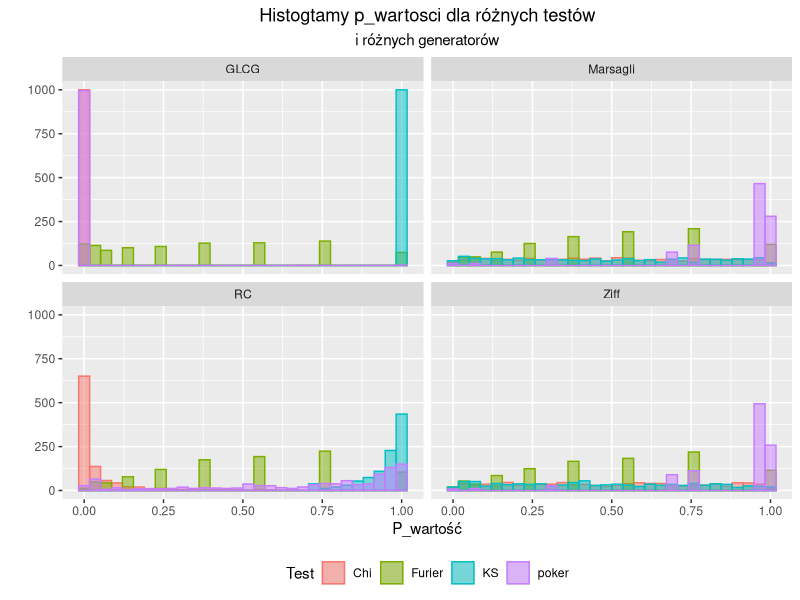
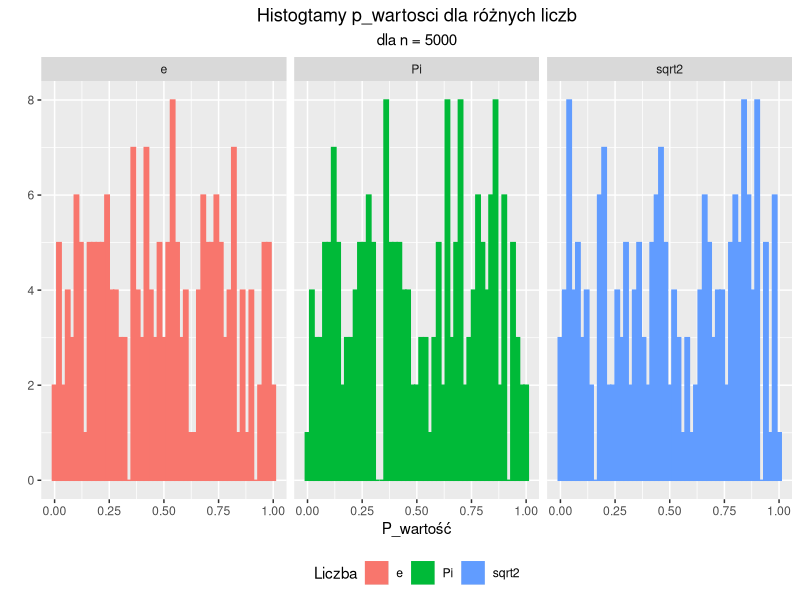

These charts were generated, in order, by the following R code:
setwd("C:/Users/jaako/Desktop/studia/Monte Carlo/MC_sim_proj1")
library(ggplot2)

second_level_p_value<-function(p_val){
  n<-length(p_val)
  parts<-seq(0,1,0.1)
  R<-replicate(10,0.1*n)
  ilosc_w_przedzialach<-sapply(1:10, function(i){
    sum(p_val>=parts[i]&p_val<parts[i+1])
  })
  1-pchisq(sum((ilosc_w_przedzialach-R)^2/R),9)
}


dane<-read.csv('wyniki_zad1.csv',header = T)

dane$P.value<-as.numeric(dane$P.value)
dane$n<-as.numeric(dane$n)


ggplot(dane,aes(x = P.value,fill = Test,col = Test))+
  geom_histogram(position = "identity",alpha = 0.5)+facet_wrap(~Generator)+
  theme(legend.position = "bottom",plot.title = element_text(hjust = 0.5),
        plot.subtitle = element_text(hjust = 0.5))+ 
  labs(title = "Histogtamy p_wartosci dla różnych testów",
       subtitle = "i różnych generatorów",
       x="P_wartość",y="")


p_values_second<-data.frame(matrix(ncol = 4, nrow = 4))

p_values_second[1,1]<-second_level_p_value(subset(dane,dane$Test=="KS"&
                                                    dane$Generator=="GLCG")$P.value)
p_values_second[2,1]<-second_level_p_value(subset(dane,dane$Test=="Chi"&
                                                    dane$Generator=="GLCG")$P.value)
p_values_second[3,1]<-second_level_p_value(subset(dane,dane$Test=="poker"&
                                                    dane$Generator=="GLCG")$P.value)
p_values_second[4,1]<-second_level_p_value(subset(dane,dane$Test=="Furier"&
                                                    dane$Generator=="GLCG")$P.value)

p_values_second[1,2]<-second_level_p_value(subset(dane,dane$Test=="KS"&
                                                    dane$Generator=="RC")$P.value)
p_values_second[2,2]<-second_level_p_value(subset(dane,dane$Test=="Chi"&
                                                    dane$Generator=="RC")$P.value)
p_values_second[3,2]<-second_level_p_value(subset(dane,dane$Test=="poker"&
                                                    dane$Generator=="RC")$P.value)
p_values_second[4,2]<-second_level_p_value(subset(dane,dane$Test=="Furier"&
                                                    dane$Generator=="RC")$P.value)

p_values_second[1,3]<-second_level_p_value(subset(dane,dane$Test=="KS"&
                                                    dane$Generator=="Marsagli")$P.value)
p_values_second[2,3]<-second_level_p_value(subset(dane,dane$Test=="Chi"&
                                                    dane$Generator=="Marsagli")$P.value)
p_values_second[3,3]<-second_level_p_value(subset(dane,dane$Test=="poker"&
                                                    dane$Generator=="Marsagli")$P.value)
p_values_second[4,3]<-second_level_p_value(subset(dane,dane$Test=="Furier"&
                                                    dane$Generator=="Marsagli")$P.value)

p_values_second[1,4]<-second_level_p_value(subset(dane,dane$Test=="KS"&
                                                    dane$Generator=="Ziff")$P.value)
p_values_second[2,4]<-second_level_p_value(subset(dane,dane$Test=="Chi"&
                                                    dane$Generator=="Ziff")$P.value)
p_values_second[3,4]<-second_level_p_value(subset(dane,dane$Test=="poker"&
                                                    dane$Generator=="Ziff")$P.value)
p_values_second[4,4]<-second_level_p_value(subset(dane,dane$Test=="Furier"&
                                                    dane$Generator=="Ziff")$P.value)


colnames(p_values_second)<-c("GLCG","RC(32)","Marsagli","Ziff")
rownames(p_values_second)<-c("KS","Chi","Poker","Fourier")



##zad2

narysuj_zad_2<-function(dane2){
  dane2$P.value <-as.numeric(dane2$P.value)
  dane2$n <-as.numeric(dane2$n)
  n <-dane2$n[1]
  
  p<-ggplot(dane2,aes(x   = P.value,fill = Liczba,col = Liczba))+
    geom_histogram(position = "identity",binwidth = 0.02)+facet_wrap(~Liczba)+
    theme(legend.position = "bottom",plot.title = element_text(hjust = 0.5),
          plot.subtitle = element_text(hjust = 0.5))+ 
    labs(title = "Histogtamy p_wartosci dla różnych liczb",
         subtitle = paste("dla n =",n),
         x="P_wartość",y="")
  
  p_val<-data.frame(matrix(ncol = 3,nrow = 1))
  colnames(p_val)<-c("Pi","e","sqrt2")
  p_val[1]<-second_level_p_value(subset(dane2,dane2$Liczba =="Pi")$P.value)
  p_val[2]<-second_level_p_value(subset(dane2,dane2$Liczba =="e")$P.value)
  p_val[3]<-second_level_p_value(subset(dane2,dane2$Liczba =="sqrt2")$P.value)
  print(p)
  
  return(p_val)
}
dane2<-read.csv('wyniki_zad2_n_5000.csv',header = T)
r<-narysuj_zad_2(dane2)

